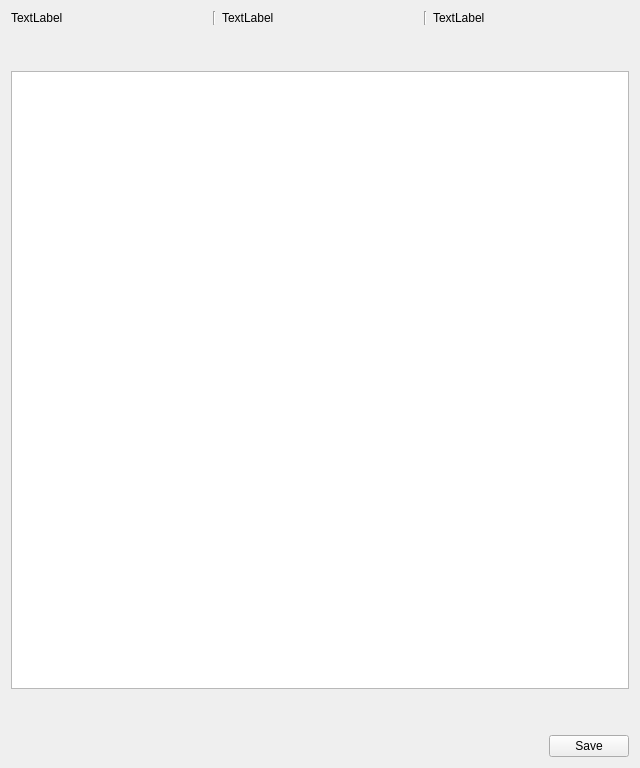
<?xml version="1.0" encoding="UTF-8"?>
<ui version="4.0">
 <class>Form</class>
 <widget class="QWidget" name="Form">
  <property name="geometry">
   <rect>
    <x>0</x>
    <y>0</y>
    <width>640</width>
    <height>768</height>
   </rect>
  </property>
  <property name="windowTitle">
   <string>Решение</string>
  </property>
  <layout class="QVBoxLayout" name="verticalLayout">
   <item>
    <layout class="QHBoxLayout" name="horizontalLayout">
     <item>
      <widget class="QLabel" name="MYH">
       <property name="text">
        <string>TextLabel</string>
       </property>
      </widget>
     </item>
     <item>
      <widget class="Line" name="line">
       <property name="orientation">
        <enum>Qt::Vertical</enum>
       </property>
      </widget>
     </item>
     <item>
      <widget class="QLabel" name="MH">
       <property name="text">
        <string>TextLabel</string>
       </property>
      </widget>
     </item>
     <item>
      <widget class="Line" name="line_2">
       <property name="orientation">
        <enum>Qt::Vertical</enum>
       </property>
      </widget>
     </item>
     <item>
      <widget class="QLabel" name="MYKY">
       <property name="text">
        <string>TextLabel</string>
       </property>
      </widget>
     </item>
    </layout>
   </item>
   <item>
    <spacer name="verticalSpacer_2">
     <property name="orientation">
      <enum>Qt::Vertical</enum>
     </property>
     <property name="sizeHint" stdset="0">
      <size>
       <width>20</width>
       <height>40</height>
      </size>
     </property>
    </spacer>
   </item>
   <item>
    <widget class="QTableView" name="tableView">
     <property name="sizePolicy">
      <sizepolicy hsizetype="Expanding" vsizetype="Expanding">
       <horstretch>10</horstretch>
       <verstretch>10</verstretch>
      </sizepolicy>
     </property>
    </widget>
   </item>
   <item>
    <spacer name="verticalSpacer">
     <property name="orientation">
      <enum>Qt::Vertical</enum>
     </property>
     <property name="sizeHint" stdset="0">
      <size>
       <width>20</width>
       <height>40</height>
      </size>
     </property>
    </spacer>
   </item>
   <item>
    <layout class="QHBoxLayout" name="horizontalLayout_2">
     <item>
      <widget class="QLabel" name="info">
       <property name="text">
        <string/>
       </property>
      </widget>
     </item>
     <item>
      <spacer name="horizontalSpacer">
       <property name="orientation">
        <enum>Qt::Horizontal</enum>
       </property>
       <property name="sizeHint" stdset="0">
        <size>
         <width>40</width>
         <height>20</height>
        </size>
       </property>
      </spacer>
     </item>
     <item>
      <widget class="QPushButton" name="save">
       <property name="text">
        <string>Save</string>
       </property>
      </widget>
     </item>
    </layout>
   </item>
  </layout>
 </widget>
 <resources/>
 <connections/>
</ui>
